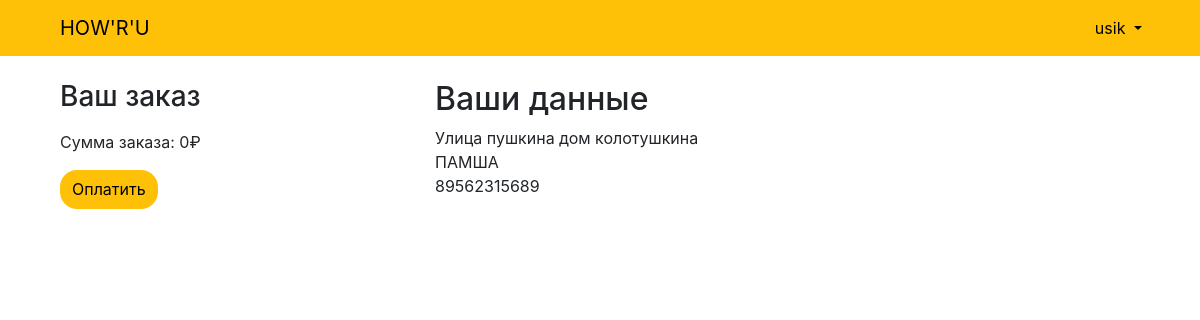
The app's page /orders/create/ (signed in) with its own data.
### users/models.py (models this page shows)
class CustomUser(AbstractUser):
    firstName = models.CharField(verbose_name='Имя', null=True, max_length=30)
    phoneNumber = PhoneField(verbose_name='Номер телефона', blank=True)
    address = models.CharField(verbose_name='Адрес', null=True, max_length=30)

### orders/views.py (the view)
# urls.py: path('create/', views.order_create, name='order_create'),
def order_create(request):
    cart = Cart(request)
    if request.method == 'POST':
        form = OrderCreateForm(request.POST)
        if form.is_valid():
            order = form.save()
            o = Order.objects.get(id = order.pk)
            o.user = request.user
            o.save()
            for item in cart:
                OrderItem.objects.create(order=order,
                                         product=item['product'],
                                         price=item['price'],
                                         quantity=item['quantity'])
            cart.clear()
            return HttpResponseRedirect(reverse_lazy('product_list'))
    else:
        form = OrderCreateForm
    return render(request, 'orders/order/create.html',
                  {'cart': cart, 'form': form})

### cart/cart.py (called while the page is built)
    def __len__(self):
        return sum(item['quantity'] for item in self.cart.values())

    def get_total_price(self):
        return sum(Decimal(item['price']) * item['quantity'] for item in
                   self.cart.values())

### templates/orders/order/create.html (shortened to what this page needs)
{% extends "base.html" %}
{% load crispy_forms_tags %}
{% block content %}
<div class="container">
    <div class="row" style="padding-left: 15px;">
        <div class="col-md-4">
            <div class="order-info">
                <h3>Ваш заказ</h3>
                <p>Сумма заказа: {{ cart.get_total_price }}₽</p>
                <form action="." method="post" class="order-form">
                    <button type="submit" class="btn btn-primary" style="line-height: 27px;
                                                                                            align-items: center;
                                                                                            justify-content: center;
                                                                                            border-radius: 17px;
                                                                                            background-color: #ffc107;
                                                                                            border: 0px;
                                                                                            color: black;
                                                                                            width:auto;">Оплатить</button>
                </form>
            </div>
        </div>
            <div class="col-md-4">
                <h2>Ваши данные</h2>
                {{ user.address }}
                <br>
                {{ user.firstName }}
                <br>
                {{ user.phoneNumber }}
                <br>
            </div>
            <div class="col-md-4"></div>
    </div>
</div>
{% endblock %}

### templates/base.html (shortened to what this page needs)
<!DOCTYPE html>
<html lang="en">
{% load static %}
<head>
    <link rel="stylesheet" href="https://maxcdn.bootstrapcdn.com/bootstrap/4.0.0/css/bootstrap.min.css"
/>
</head>
<body style="height: 100%">
        <nav class="navbar navbar-expand-md navbar-warning bg-warning mb-4">
            <div class="container" style="padding-right: 20px; padding-left: 30px;">
                <a class="navbar-brand" style="color: black" href="{% url 'product_list'%}">HOW'R'U</a>
                    <div class="collapse navbar-collapse" id="navbarCollapse">
                            {% if user.is_authenticated %}
                                <ul class="navbar-nav ml-auto">
                                    <li class="nav-item">
                                        <div class="dropdown">
                                          <a class="nav-link dropdown-toggle" style="color: black" href="#" id="dropdownMenuButton" data-toggle="dropdown" aria-haspopup="true" aria-expanded="false">
                                              {{ user }}
                                          </a>
                                        </div>
                                    </li>
                                </ul>
                            {% endif %}
                    </div>
            </div>
        </nav>
        {% block content %}
        {% endblock %}
</body>
</html>

### records on screen
CustomUser: username "usik", address "Улица пушкина дом колотушкина", firstName "ПАМША", phoneNumber "89562315689"

### other values on screen
{{ cart.get_total_price }} "0"
